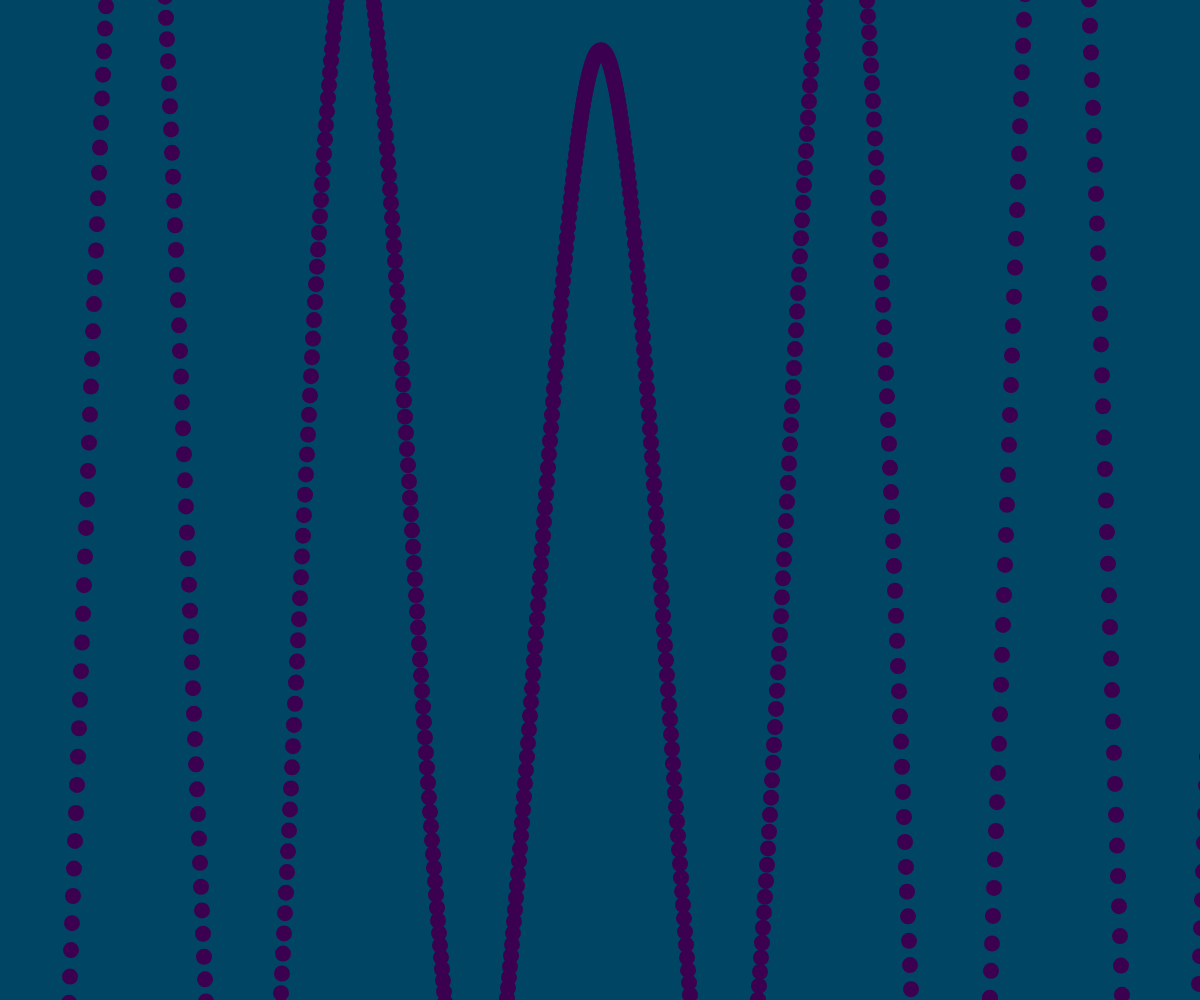
Frame 1 (no input)
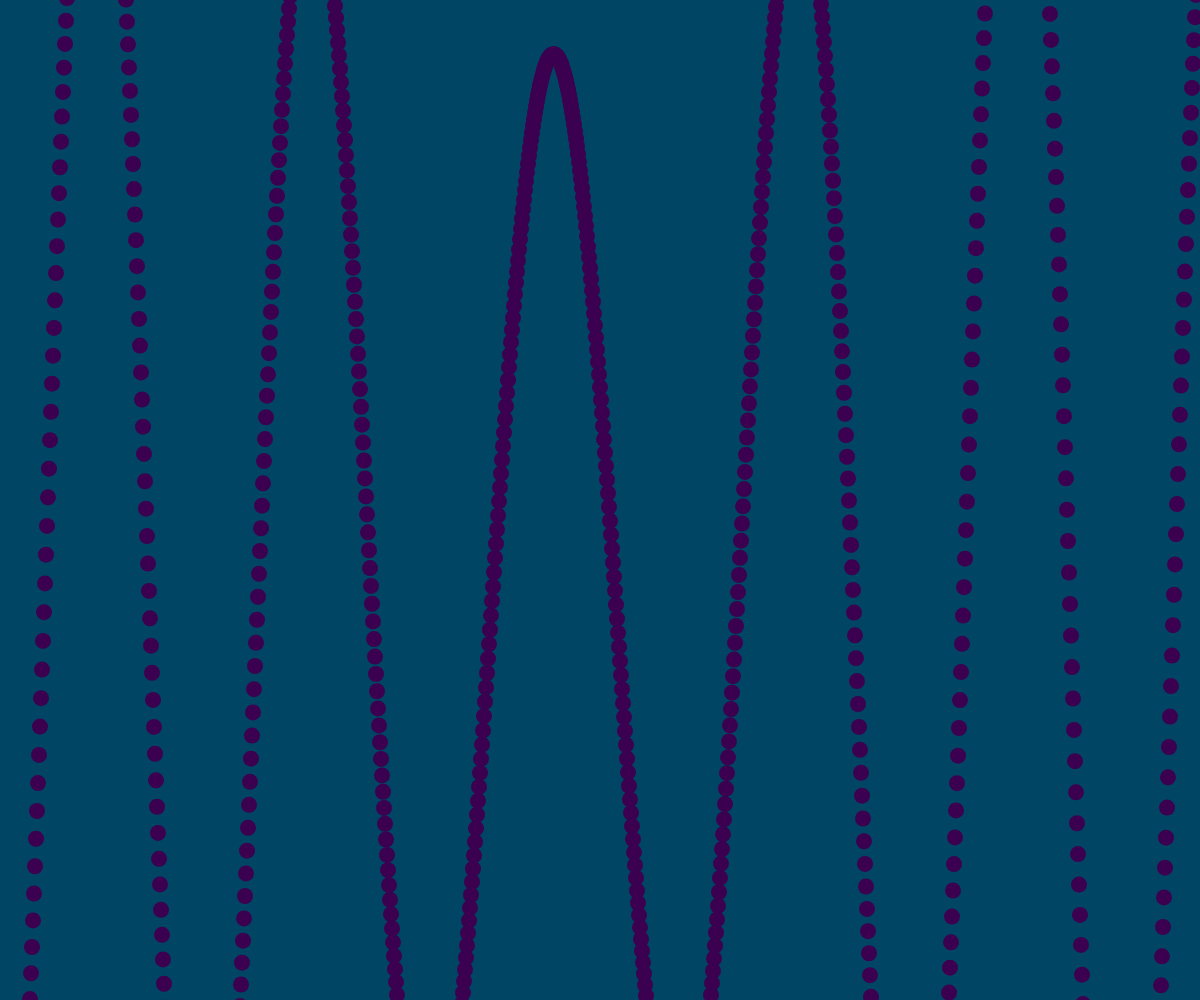
Frame 60 (no input)
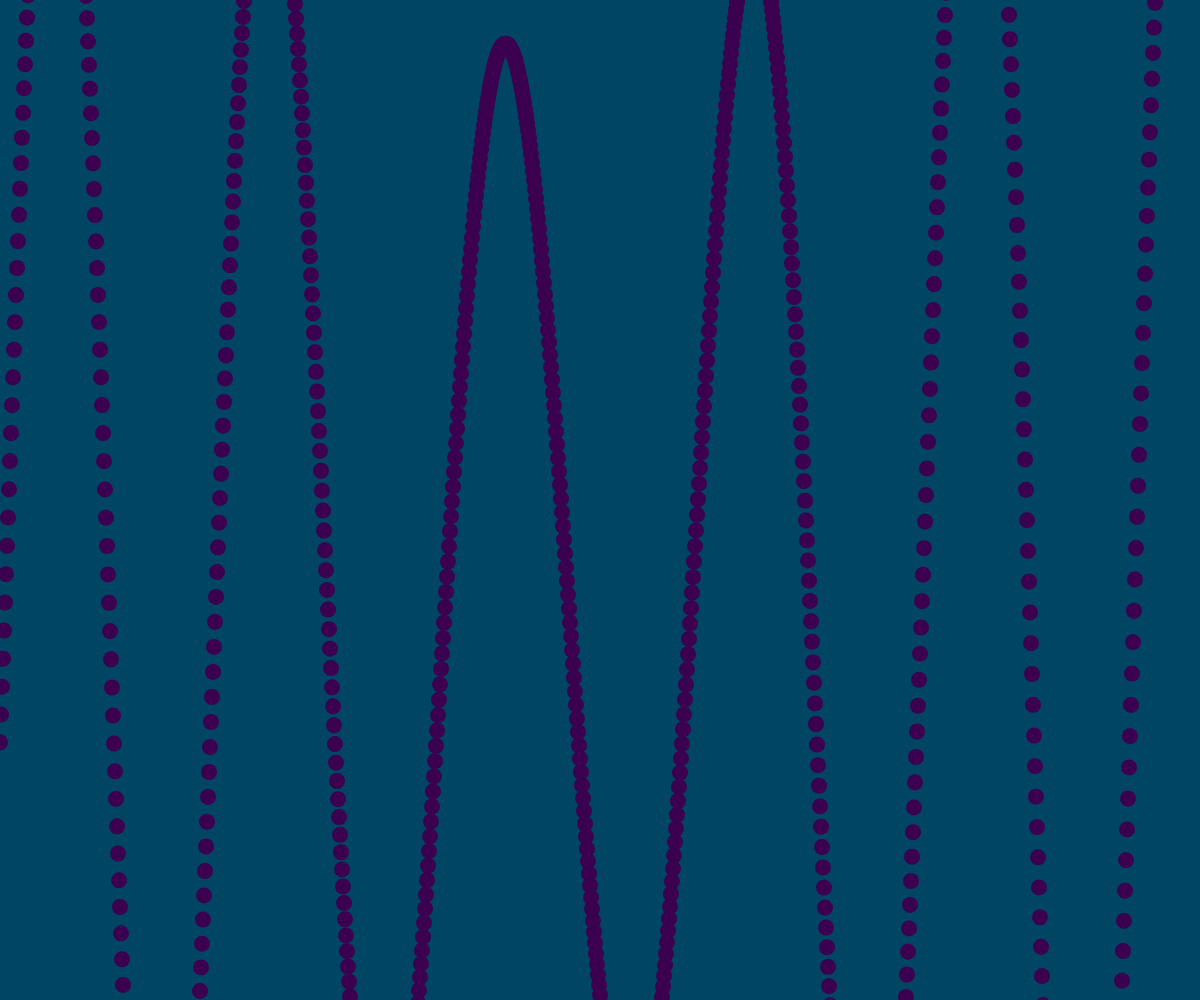
Frame 120 (the mouse pressed at the canvas centre since frame 60)

The p5.js sketch that drew these frames (run headless with seeded random() and noise() and a simulated clock; from frame 60 on, the mouse is pressed at the canvas centre):

// p5.js sketch
// ── sketch.js
var sound;

function setup() {
  createCanvas( windowWidth, windowHeight );

}

function draw() {
  background("#47b6e0");  
}

function draw() {
  background( 0 );

}


var xspacing = 1;
var w;
var maxwaves = 4;

var theta = 0.0;
var amplitude = new Array(maxwaves);
var dx = new Array(maxwaves);         
var yvalues;                          

function setup() {
  createCanvas(windowWidth, windowHeight);
  frameRate(70);
  colorMode(RGB, 255, 255, 255, 100);
  w = width + 16;

  for (var i = 0; i < maxwaves; i++) {
    amplitude[i] = random(10,500);
    var period = random(100,500);
    dx[i] = (TWO_PI / period) * xspacing;
  }

  yvalues = new Array(floor(w/xspacing));
}

function draw() {
  background(0,70,100);
  calcWave();
  renderWave();
}

function calcWave() {

  theta += 0.02;


  for (var i = 0; i < yvalues.length; i++) {
    yvalues[i] = 0;
  }
 
  for (var j = 0; j < maxwaves; j++) {
    var x = theta;
    for (var i = 0; i < yvalues.length; i++) {
      if (j % 2 == 0)  yvalues[i] += sin(x)*amplitude[j];
      else yvalues[i] += cos(x)*amplitude[j];
      x+=dx[j];
    }
  }
}

function renderWave() {

  noStroke();
  fill(60,0,80);
  ellipseMode(CENTER);
  for (var x = 0; x < yvalues.length; x++) {
    ellipse(x*xspacing,width/2+yvalues[x],16,16);
  }
}
